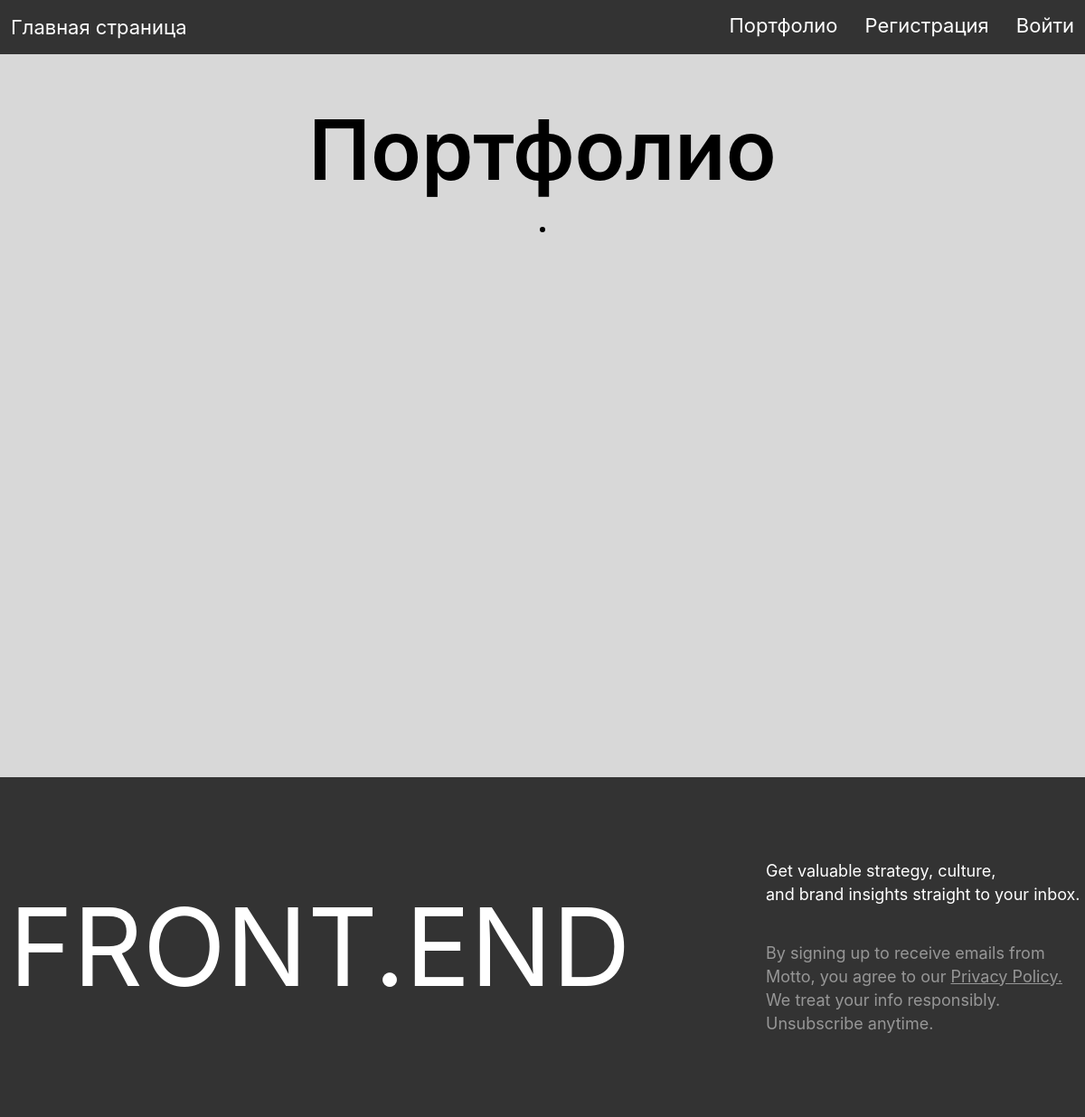
Page /portfolio/ on the earlier database version.
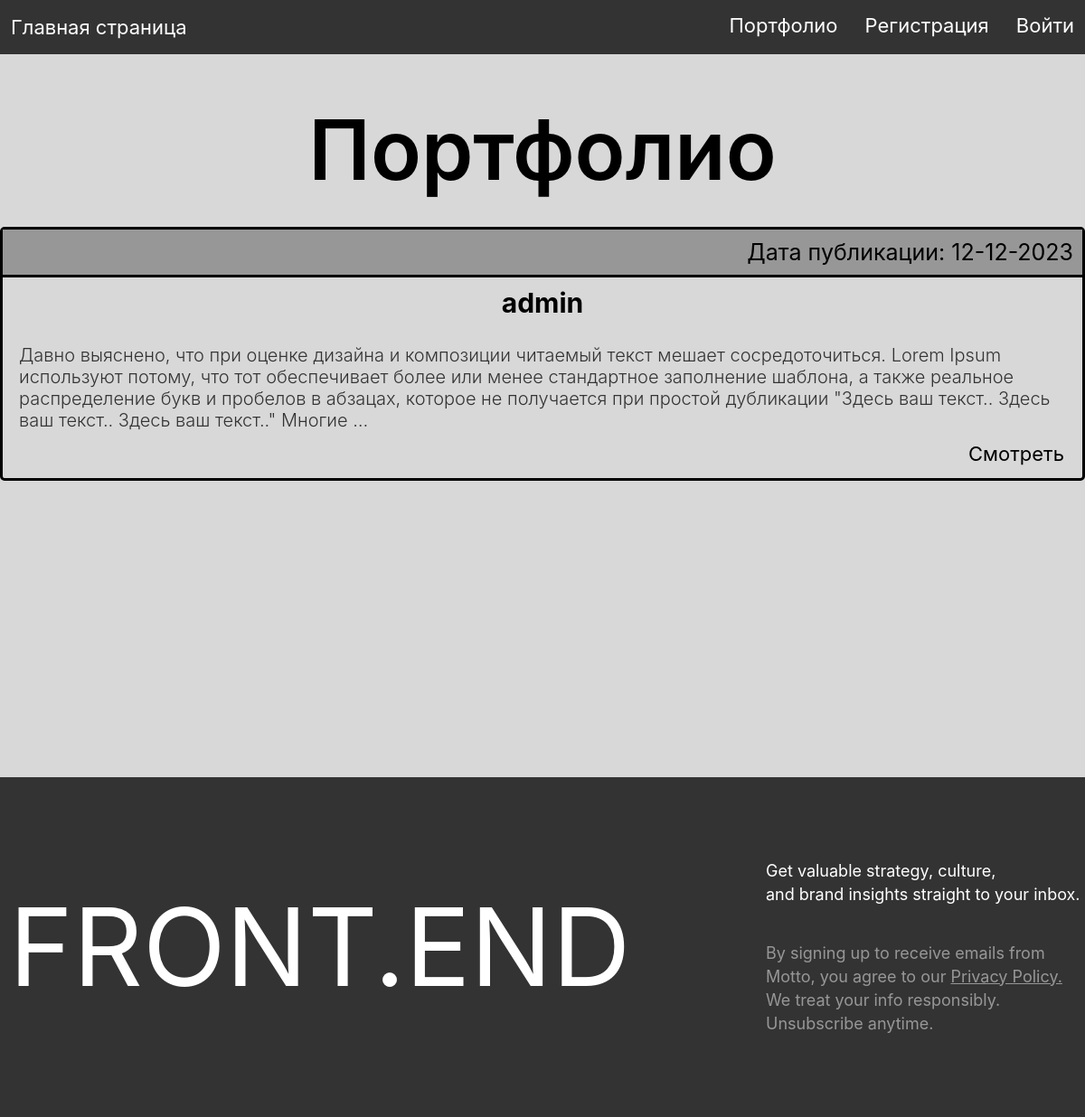
Same page on the later database version.
### people/models.py (models this page shows, shortened)
class Portfolio(models.Model):
    user = models.OneToOneField(User, on_delete=models.CASCADE)
    slug = models.SlugField(max_length=255, unique=True, db_index=True, verbose_name="URL")
    creation_date = models.DateField(auto_now_add=True)
    update_date = models.DateField(auto_now=True)
    description = models.TextField(max_length=765)
    skills = models.CharField(max_length=255)
    photo_1 = models.ImageField(upload_to='portfolio/%Y/%m/%d/', blank=True, null=True)
    link_1 = models.URLField(blank=True)
    photo_2 = models.ImageField(upload_to='portfolio/%Y/%m/%d/', blank=True, null=True)
    link_2 = models.URLField(blank=True)
    photo_3 = models.ImageField(upload_to='portfolio/%Y/%m/%d/', blank=True, null=True)
    link_3 = models.URLField(blank=True)
    photo_4 = models.ImageField(upload_to='portfolio/%Y/%m/%d/', blank=True, null=True)
    link_4 = models.URLField(blank=True)
    photo_5 = models.ImageField(upload_to='portfolio/%Y/%m/%d/', blank=True, null=True)
    link_5 = models.URLField(blank=True)
    photo_6 = models.ImageField(upload_to='portfolio/%Y/%m/%d/', blank=True, null=True)
    link_6 = models.URLField(blank=True)
    photo_7 = models.ImageField(upload_to='portfolio/%Y/%m/%d/', blank=True, null=True)
    link_7 = models.URLField(blank=True)
    photo_8 = models.ImageField(upload_to='portfolio/%Y/%m/%d/', blank=True, null=True)
    link_8 = models.URLField(blank=True)
    def get_absolute_url(self):
        return reverse('portfolio_slug', kwargs={'portfolio_slug': self.pk})
    class Meta:
        verbose_name = 'Портфолио'
        verbose_name_plural = 'Портфолио'
        ordering = ['-creation_date', 'user']

### people/views.py (the view)
# urls.py: path('portfolio/', portfolio, name='portfolio'),
def portfolio(request):
    posts = Portfolio.objects.all()
    data = {
        'menu': menu,
        'title': 'Портфолио',
        'posts': posts
    }
    return render(request, 'people/portfolio.html', context=data)

### people/templates/people/portfolio.html (shortened to what this page needs)
{% extends 'people/base.html' %}
{% block content_css %}
{% load static %}
<link rel="stylesheet" type="text/css" href=" {% static 'people/css/portfolio.css' %}">
{% endblock %}
{% block content %}
     <div class="portfolio-container">
        <h1>{{title}}</h1>
         <div class="frame">
        <ul class="list-articles">
        {% for p in posts %}
            <li>
                <div class="article-panel">
                    <p class="last">Дата публикации: {{p.creation_date|date:"d-m-Y"}}</p>
                </div>
                    <h2>{{p.user}}</h2>
            <div class="text-description">
                {% autoescape on %}
                {{p.description|linebreaks|truncatewords:50}}
                {% endautoescape %}
            </div>
                <div class="clear">
                    <a class="look" href="{{ p.get_absolute_url }}">Смотреть</a>
                </div>
                </li>
        {% endfor %}
        </ul>
        </div>
     </div>
{% endblock %}

Differences in the rows shown:
added Portfolio: creation_date "12-12-2023", user "admin", description "Давно выяснено, что при оценке дизайна и композиции читаемый текст мешает сосредоточиться. Lorem Ipsum используют потому, что тот обеспечивает более или менее стандартное заполнение шаблона, а также реальное распределение букв и пробелов в абзацах, которое не получается при простой дубликации \"Здесь ваш текст.. Здесь ваш текст.. Здесь ваш текст..\" Многие …"
